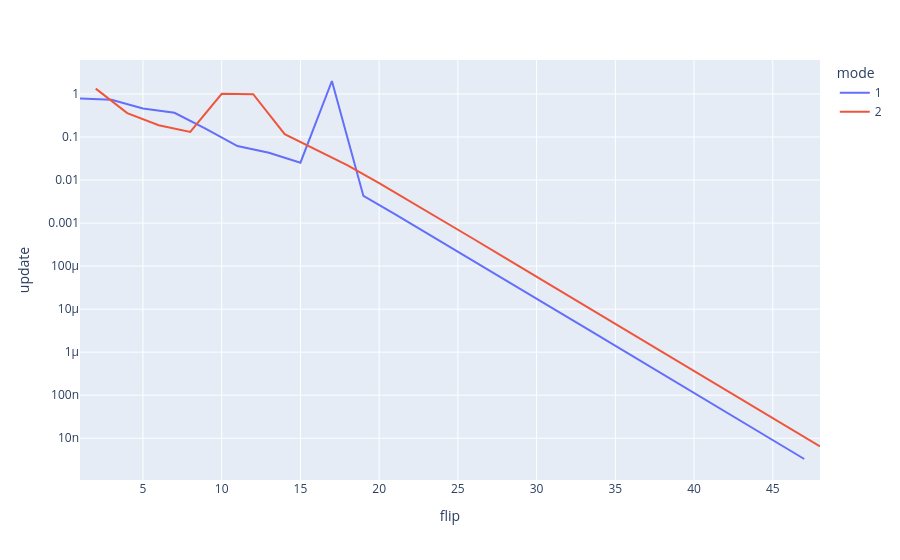

Notebook code for this chart:
### Code cell
px.line(df, x='flip', y='update', log_y=True, color='mode')

### Figure 1 — Plotly figure (JSON) as saved in the notebook; plotly's stock layout.template omitted (floating-point values rounded to 4 significant figures)
{"data": [{"hovertemplate": "mode=1<br>flip=%{x}<br>update=%{y}<extra></extra>", "legendgroup": "1", "line": {"color": "#636efa", "dash": "solid"}, "marker": {"symbol": "circle"}, "mode": "lines", "name": "1", "orientation": "v", "showlegend": true, "type": "scatter", "x": [1, 3, 5, 7, 9, 11, 13, 15, 17, 19, 21, 23, 25, 27, 29, 31, 33, 35, 37, 39, 41, 43, 45, 47], "xaxis": "x", "y": [0.7834, 0.7315, 0.4614, 0.3652, 0.1543, 0.0616, 0.04299, 0.02529, 2.0, 0.004266, 0.001605, 0.0005928, 0.0002173, 7.942e-05, 2.898e-05, 1.056e-05, 3.851e-06, 1.404e-06, 5.115e-07, 1.864e-07, 6.794e-08, 2.476e-08, 9.022e-09, 3.288e-09], "yaxis": "y"}, {"hovertemplate": "mode=2<br>flip=%{x}<br>update=%{y}<extra></extra>", "legendgroup": "2", "line": {"color": "#EF553B", "dash": "solid"}, "marker": {"symbol": "circle"}, "mode": "lines", "name": "2", "orientation": "v", "showlegend": true, "type": "scatter", "x": [2, 4, 6, 8, 10, 12, 14, 16, 18, 20, 22, 24, 26, 28, 30, 32, 34, 36, 38, 40, 42, 44, 46, 48], "xaxis": "x", "y": [1.331, 0.3581, 0.1872, 0.1311, 1.009, 0.9849, 0.1166, 0.05125, 0.02184, 0.008503, 0.003174, 0.001166, 0.0004263, 0.0001555, 5.668e-05, 2.066e-05, 7.528e-06, 2.744e-06, 9.998e-07, 3.644e-07, 1.328e-07, 4.839e-08, 1.763e-08, 6.427e-09], "yaxis": "y"}], "layout": {"legend": {"title": {"text": "mode"}, "tracegroupgap": 0}, "margin": {"t": 60}, "xaxis": {"anchor": "y", "domain": [0, 1], "title": {"text": "flip"}}, "yaxis": {"anchor": "x", "domain": [0, 1], "title": {"text": "update"}, "type": "log"}}}
